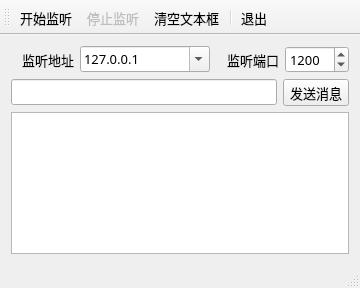
<?xml version="1.0" encoding="UTF-8"?>
<ui version="4.0">
 <class>TcpServerWindow</class>
 <widget class="QMainWindow" name="TcpServerWindow">
  <property name="geometry">
   <rect>
    <x>0</x>
    <y>0</y>
    <width>360</width>
    <height>288</height>
   </rect>
  </property>
  <property name="font">
   <font>
    <family>宋体</family>
    <pointsize>10</pointsize>
   </font>
  </property>
  <property name="windowTitle">
   <string>TCP Server</string>
  </property>
  <widget class="QWidget" name="centralWidget">
   <layout class="QVBoxLayout" name="verticalLayout">
    <item>
     <layout class="QHBoxLayout" name="horizontalLayout">
      <item>
       <widget class="QLabel" name="label_2">
        <property name="text">
         <string>监听地址</string>
        </property>
        <property name="alignment">
         <set>Qt::AlignRight|Qt::AlignTrailing|Qt::AlignVCenter</set>
        </property>
       </widget>
      </item>
      <item>
       <widget class="QComboBox" name="comboIP">
        <property name="minimumSize">
         <size>
          <width>130</width>
          <height>0</height>
         </size>
        </property>
        <property name="editable">
         <bool>true</bool>
        </property>
        <property name="duplicatesEnabled">
         <bool>false</bool>
        </property>
        <item>
         <property name="text">
          <string>127.0.0.1</string>
         </property>
        </item>
       </widget>
      </item>
      <item>
       <widget class="QLabel" name="label">
        <property name="text">
         <string>监听端口</string>
        </property>
        <property name="alignment">
         <set>Qt::AlignRight|Qt::AlignTrailing|Qt::AlignVCenter</set>
        </property>
       </widget>
      </item>
      <item>
       <widget class="QSpinBox" name="spinPort">
        <property name="minimum">
         <number>1</number>
        </property>
        <property name="maximum">
         <number>65535</number>
        </property>
        <property name="value">
         <number>1200</number>
        </property>
       </widget>
      </item>
     </layout>
    </item>
    <item>
     <layout class="QHBoxLayout" name="horizontalLayout_2">
      <item>
       <widget class="QLineEdit" name="editMsg"/>
      </item>
      <item>
       <widget class="QToolButton" name="btnSend">
        <property name="text">
         <string>发送消息</string>
        </property>
       </widget>
      </item>
     </layout>
    </item>
    <item>
     <widget class="QPlainTextEdit" name="plainTextEdit"/>
    </item>
   </layout>
  </widget>
  <widget class="QMenuBar" name="menuBar">
   <property name="geometry">
    <rect>
     <x>0</x>
     <y>0</y>
     <width>360</width>
     <height>23</height>
    </rect>
   </property>
  </widget>
  <widget class="QToolBar" name="mainToolBar">
   <property name="toolButtonStyle">
    <enum>Qt::ToolButtonTextUnderIcon</enum>
   </property>
   <attribute name="toolBarArea">
    <enum>TopToolBarArea</enum>
   </attribute>
   <attribute name="toolBarBreak">
    <bool>false</bool>
   </attribute>
   <addaction name="actStart"/>
   <addaction name="actStop"/>
   <addaction name="actClear"/>
   <addaction name="separator"/>
   <addaction name="actQuit"/>
  </widget>
  <widget class="QStatusBar" name="statusBar"/>
  <action name="actStart">
   <property name="icon">
    <iconset>
     <normaloff>:/images/images/620.bmp</normaloff>:/images/images/620.bmp</iconset>
   </property>
   <property name="text">
    <string>开始监听</string>
   </property>
   <property name="toolTip">
    <string>开始监听</string>
   </property>
  </action>
  <action name="actStop">
   <property name="enabled">
    <bool>false</bool>
   </property>
   <property name="icon">
    <iconset>
     <normaloff>:/images/images/624.bmp</normaloff>:/images/images/624.bmp</iconset>
   </property>
   <property name="text">
    <string>停止监听</string>
   </property>
   <property name="toolTip">
    <string>停止监听</string>
   </property>
  </action>
  <action name="actQuit">
   <property name="icon">
    <iconset>
     <normaloff>:/images/images/132.bmp</normaloff>:/images/images/132.bmp</iconset>
   </property>
   <property name="text">
    <string>退出</string>
   </property>
   <property name="toolTip">
    <string>退出本程序</string>
   </property>
  </action>
  <action name="actClear">
   <property name="icon">
    <iconset>
     <normaloff>:/images/images/212.bmp</normaloff>:/images/images/212.bmp</iconset>
   </property>
   <property name="text">
    <string>清空文本框</string>
   </property>
   <property name="toolTip">
    <string>清空文本框</string>
   </property>
  </action>
  <action name="actHostInfo">
   <property name="icon">
    <iconset>
     <normaloff>:/images/images/110.JPG</normaloff>:/images/images/110.JPG</iconset>
   </property>
   <property name="text">
    <string>本机地址</string>
   </property>
   <property name="toolTip">
    <string>获取本机地址</string>
   </property>
  </action>
 </widget>
 <layoutdefault spacing="6" margin="11"/>
 <resources/>
 <connections>
  <connection>
   <sender>actQuit</sender>
   <signal>triggered()</signal>
   <receiver>TcpServerWindow</receiver>
   <slot>close()</slot>
   <hints>
    <hint type="sourcelabel">
     <x>-1</x>
     <y>-1</y>
    </hint>
    <hint type="destinationlabel">
     <x>214</x>
     <y>164</y>
    </hint>
   </hints>
  </connection>
 </connections>
</ui>
